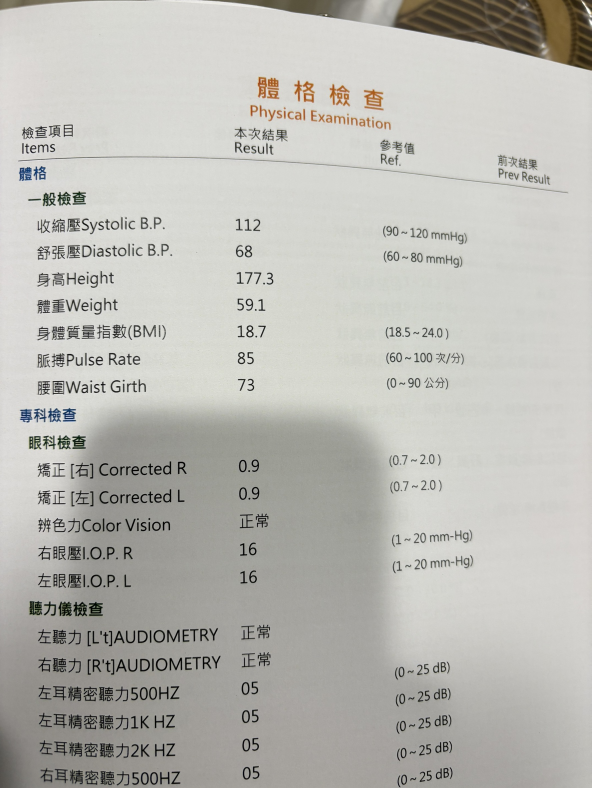
#> input picture S__91693062_0.jpg, 1774 x 2364 px (shown at 1/3 size)
$ python -i simple_mobile_preprocessor.py   (imports and definitions only)
#> lines starting #> are read from the running program, lines starting #| are printed output that depends on the picture
"""Simplified mobile photo preprocessor for OCR optimization

Focuses on essential preprocessing steps:
1. EXIF auto-rotation (handles portrait/landscape)
2. Intelligent resize (handles size variations)
3. Conditional contrast enhancement (only when needed)
4. Adaptive threshold (improves OCR stability)

Processing time: ~100-200ms (vs 1200ms in old implementation)
"""

import cv2
import numpy as np
from PIL import Image
from PIL.ExifTags import TAGS
from typing import Optional, Tuple
import logging

logger = logging.getLogger(__name__)


class SimpleMobilePreprocessor:
    """Lightweight preprocessor optimized for mobile phone photos"""

    def __init__(self, enable_threshold: bool = True):
        """Initialize preprocessor

        Args:
            enable_threshold: Whether to apply adaptive threshold (default: True)
        """
        self.enable_threshold = enable_threshold

    def preprocess(self, image_path: str) -> np.ndarray:
        """Preprocess image with essential steps only

        Args:
            image_path: Path to input image

        Returns:
            Preprocessed image as numpy array

        Raises:
            FileNotFoundError: If image file doesn't exist
            ValueError: If image is corrupt or unreadable
        """
#> called with image_path = '../../S__91693062_0.jpg'
        try:
            # Load image with PIL (for EXIF handling)
            pil_image = Image.open(image_path)
#> pil_image is the input picture: PIL image 1774x2364 RGB; mean R, G, B 187.1, 186.3, 180.9

            # Step 1: Auto-rotate based on EXIF orientation
            pil_image = self._auto_rotate_exif(pil_image)

            # Convert to OpenCV format
            cv_image = cv2.cvtColor(np.array(pil_image), cv2.COLOR_RGB2BGR)

            # Step 2: Intelligent resize for OCR optimization
            cv_image = self._resize_for_ocr(cv_image)

            # Step 3: Conditional contrast enhancement (only if needed)
            cv_image = self._enhance_contrast_if_needed(cv_image)

            # Step 4: Adaptive threshold (convert to black/white)
            if self.enable_threshold:
                cv_image = self._adaptive_threshold(cv_image)

            return cv_image

        except FileNotFoundError:
            logger.error(f"Image file not found: {image_path}")
            raise
        except Exception as e:
            logger.error(f"Error preprocessing image {image_path}: {e}")
            raise ValueError(f"Failed to preprocess image: {e}")

    def _auto_rotate_exif(self, image: Image.Image) -> Image.Image:
        """Auto-rotate image based on EXIF orientation tag

        Args:
            image: PIL Image object

        Returns:
            Rotated PIL Image object
        """
        try:
            exif = image._getexif()
#> exif = 7 items
            if exif is not None:
                for tag, value in exif.items():
                    tag_name = TAGS.get(tag, tag)
                    if tag_name == "Orientation":
                        if value == 3:
                            image = image.rotate(180, expand=True)
                            logger.debug("Auto-rotated image 180° (EXIF orientation: 3)")
                        elif value == 6:
                            image = image.rotate(270, expand=True)
                            logger.debug("Auto-rotated image 270° (EXIF orientation: 6)")
                        elif value == 8:
                            image = image.rotate(90, expand=True)
                            logger.debug("Auto-rotated image 90° (EXIF orientation: 8)")
#> this loop made 7 passes
#> (tag, value, tag_name) on passes 1, 2, 3, 6, 7: (296, 2, 'ResolutionUnit'), (34665, 90, 'ExifOffset'), (274, 1, 'Orientation'), (40962, 1774, 'ExifImageWidth'), (40963, 2364, 'ExifImageHeight')
        except (AttributeError, KeyError, IndexError):
            logger.debug("No EXIF orientation data found")

        return image

    def _resize_for_ocr(self, image: np.ndarray) -> np.ndarray:
        """Resize to optimal OCR dimensions

        Strategy:
        - Min edge >= 1000px (ensure text clarity)
        - Max edge <= 2000px (avoid excessive processing)
        - Use INTER_CUBIC for upscaling, INTER_AREA for downscaling

        Args:
            image: Input image as numpy array

        Returns:
            Resized image
        """
        height, width = image.shape[:2]
        min_edge = min(height, width)
        max_edge = max(height, width)

        # Calculate target size
        if min_edge < 1000:
            # Upscale small images
            scale = 1000 / min_edge
            interpolation = cv2.INTER_CUBIC
            logger.debug(f"Upscaling image: {width}x{height} -> scale={scale:.2f}")
        elif max_edge > 2000:
            # Downscale large images
            scale = 2000 / max_edge
            interpolation = cv2.INTER_AREA
            logger.debug(f"Downscaling image: {width}x{height} -> scale={scale:.2f}")
        else:
            # Already optimal size
            logger.debug(f"Image already optimal size: {width}x{height}")
            return image

        # Apply resize
        new_width = int(width * scale)
        new_height = int(height * scale)
        resized = cv2.resize(image, (new_width, new_height), interpolation=interpolation)

        return resized

    def _enhance_contrast_if_needed(self, image: np.ndarray) -> np.ndarray:
        """Apply CLAHE only if extreme lighting detected

        Strategy:
        - Calculate mean brightness
        - Only apply if brightness < 80 (too dark) or > 180 (too bright)
        - Use CLAHE (Contrast Limited Adaptive Histogram Equalization)

        Args:
            image: Input image as numpy array

        Returns:
            Contrast-enhanced image (or original if not needed)
        """
        # Convert to grayscale to check brightness
        gray = cv2.cvtColor(image, cv2.COLOR_BGR2GRAY)
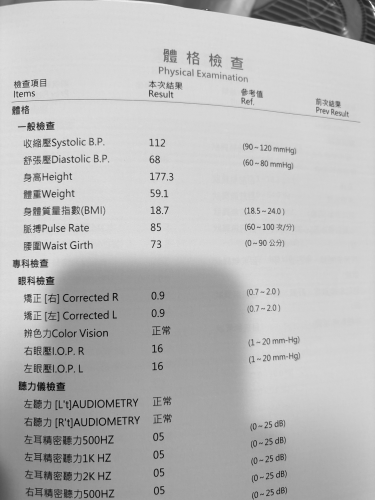
#> gray: shape (2000, 1500) (shown at 1/4 size); min 0, max 255, mean 186
        mean_brightness = np.mean(gray)
#> mean_brightness = 186

        # Check if enhancement needed
        if mean_brightness < 80 or mean_brightness > 180:
            logger.debug(f"Applying contrast enhancement (brightness={mean_brightness:.1f})")

            # Convert to LAB color space
            lab = cv2.cvtColor(image, cv2.COLOR_BGR2LAB)
#> lab: shape (2000, 1500, 3); mean of channels 0, 1, 2 191.9, 127.4, 130.9

            # Split channels
            l, a, b = cv2.split(lab)
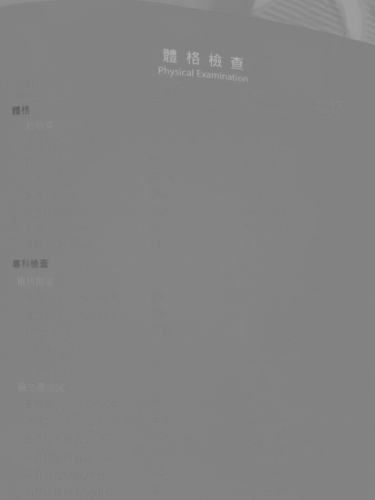
#> b: shape (2000, 1500) (shown at 1/4 size); min 87, max 178, mean 130.9

            # Apply CLAHE to L channel
            clahe = cv2.createCLAHE(clipLimit=2.0, tileGridSize=(8, 8))
            l = clahe.apply(l)
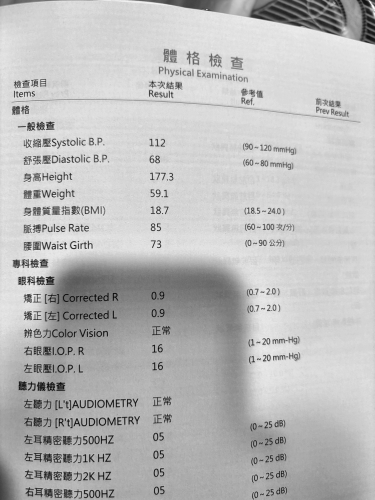
#> l: shape (2000, 1500) (shown at 1/4 size); min 0, max 255, mean 187.3

            # Merge channels
            enhanced = cv2.merge([l, a, b])
#> enhanced: shape (2000, 1500, 3); mean of channels 0, 1, 2 187.3, 127.4, 130.9

            # Convert back to BGR
            enhanced = cv2.cvtColor(enhanced, cv2.COLOR_LAB2BGR)
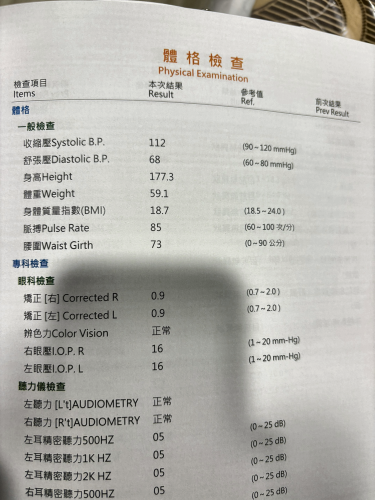
#> enhanced: shape (2000, 1500, 3) (shown at 1/4 size); mean B, G, R 176.3, 181.6, 182.6

            return enhanced
        else:
            logger.debug(f"Skipping contrast enhancement (brightness={mean_brightness:.1f} is normal)")
            return image

    def _adaptive_threshold(self, image: np.ndarray) -> np.ndarray:
        """Convert to black/white using adaptive thresholding

        Better than simple thresholding for images with varying lighting.

        Args:
            image: Input image as numpy array

        Returns:
            Binarized image
        """
        # Convert to grayscale
        gray = cv2.cvtColor(image, cv2.COLOR_BGR2GRAY)

        # Apply adaptive threshold
        binary = cv2.adaptiveThreshold(
            gray,
            255,
            cv2.ADAPTIVE_THRESH_GAUSSIAN_C,
            cv2.THRESH_BINARY,
            blockSize=11,
            C=2,
        )
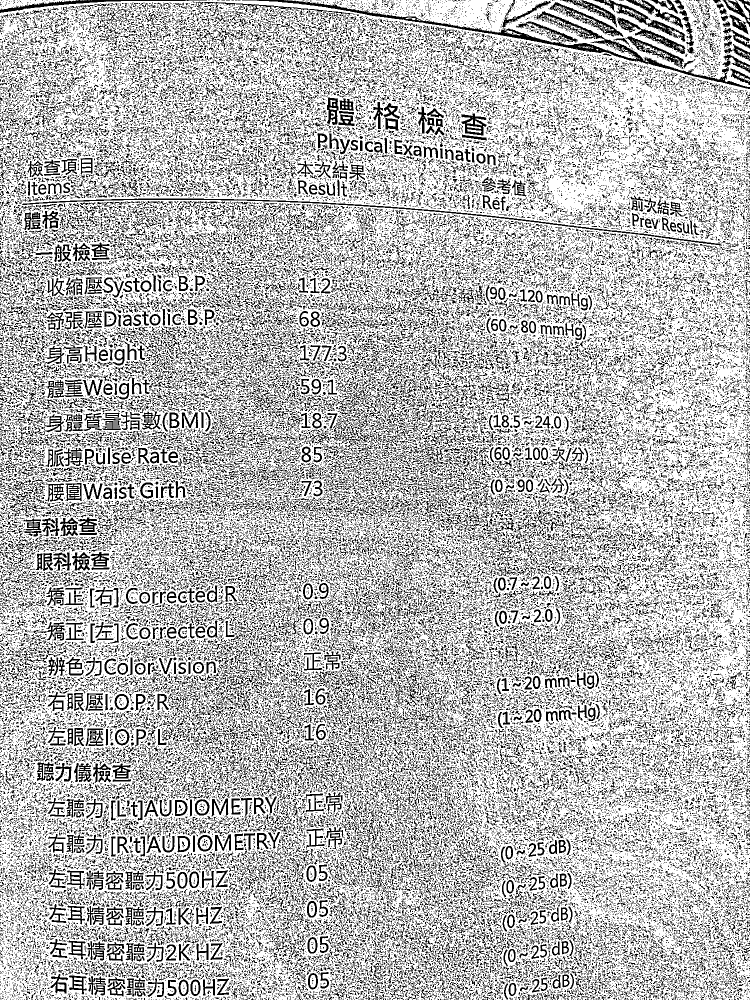
#> binary: shape (2000, 1500) (shown at 1/2 size); 71.8% white; black in thin lines or dots

        logger.debug("Applied adaptive thresholding")
        return binary

>>> result = SimpleMobilePreprocessor().preprocess('../../S__91693062_0.jpg')

$ run again, on S__91693063_0.jpg
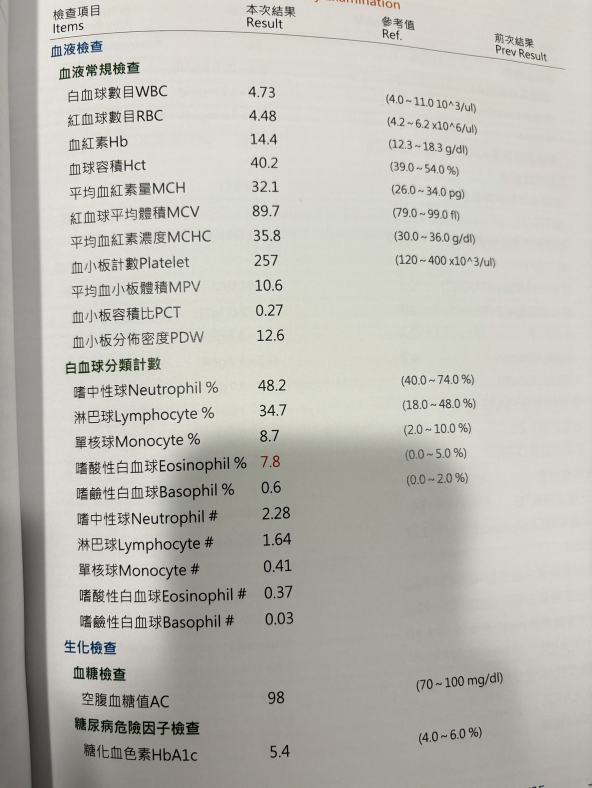
#> input picture S__91693063_0.jpg, 1774 x 2364 px (shown at 1/3 size)
#> in preprocess, pil_image is the input picture: PIL image 1774x2364 RGB; mean R, G, B 187.5, 185.9, 178.8
#> exif = 7 items
#> the loop in _auto_rotate_exif, `for tag, value in exif.items():` made 7 passes
#> (tag, value, tag_name) on passes 1, 2, 3, 6, 7: (296, 2, 'ResolutionUnit'), (34665, 90, 'ExifOffset'), (274, 1, 'Orientation'), (40962, 1774, 'ExifImageWidth'), (40963, 2364, 'ExifImageHeight')
#> mean_brightness = 185.5
#> lab: shape (2000, 1500, 3); mean of channels 0, 1, 2 191.6, 127.3, 131.8
#> in _enhance_contrast_if_needed, `l = clahe.apply(l)`:
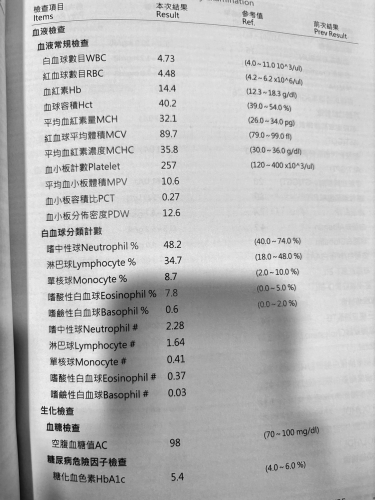
#> l: shape (2000, 1500) (shown at 1/4 size); min 0, max 250, mean 184.3
#> in _adaptive_threshold, `binary = cv2.adaptiveThreshold( gray, 255, cv2.ADAPTIVE_THRESH_GAUSSIA..`:
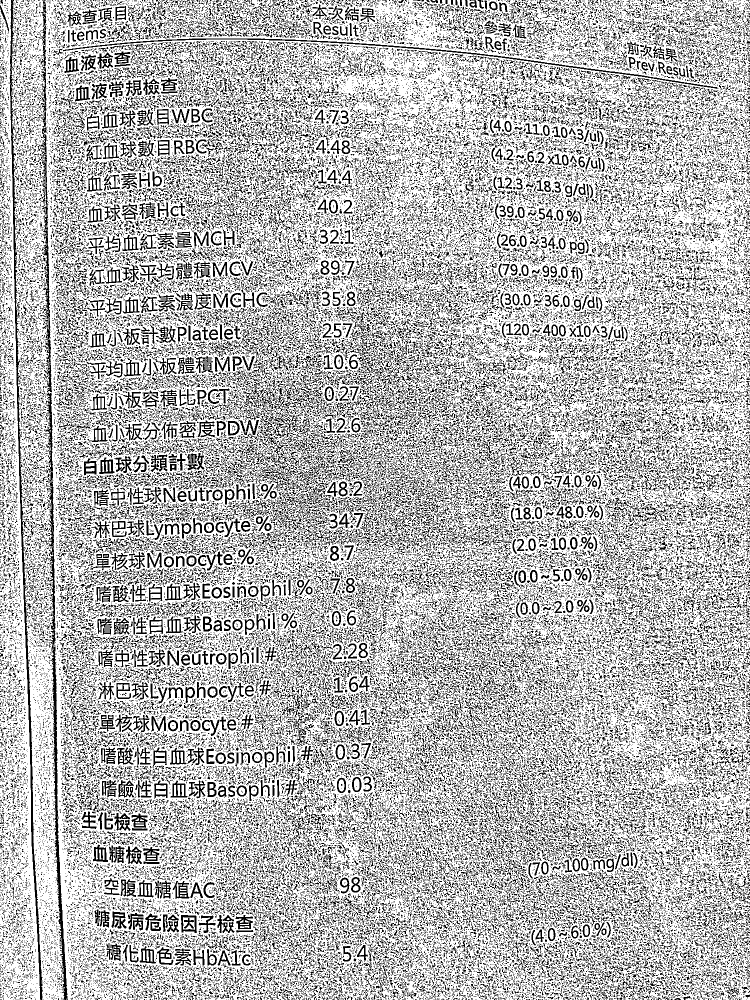
#> binary: shape (2000, 1500) (shown at 1/2 size); 71% white; black in thin lines or dots

$ run again, on S__91693064_0.jpg
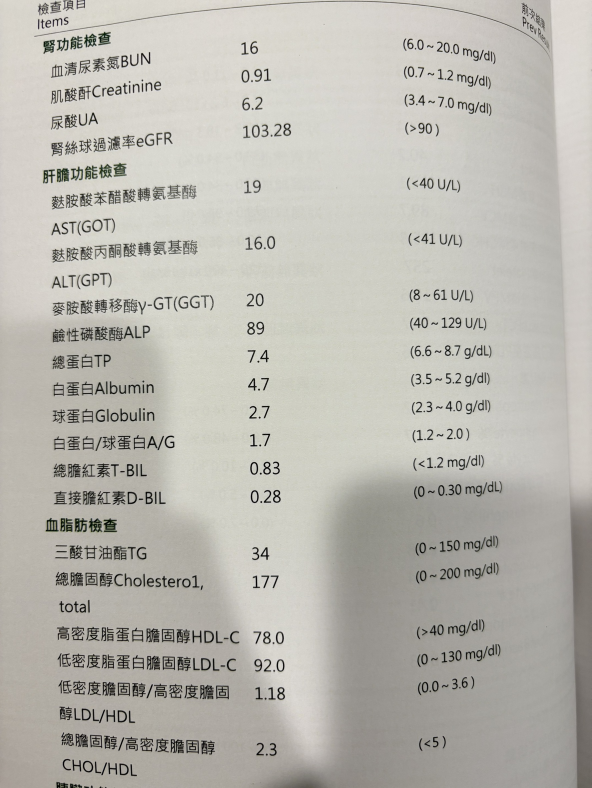
#> input picture S__91693064_0.jpg, 1774 x 2364 px (shown at 1/3 size)
#> in preprocess, pil_image is the input picture: PIL image 1774x2364 RGB; mean R, G, B 186, 183.9, 176.6
#> exif = 7 items
#> the loop in _auto_rotate_exif, `for tag, value in exif.items():` made 7 passes
#> (tag, value, tag_name) on passes 1, 2, 3, 6, 7: (296, 2, 'ResolutionUnit'), (34665, 90, 'ExifOffset'), (274, 1, 'Orientation'), (40962, 1774, 'ExifImageWidth'), (40963, 2364, 'ExifImageHeight')
#> mean_brightness = 183.7
#> lab: shape (2000, 1500, 3); mean of channels 0, 1, 2 190, 127.4, 132
#> in _enhance_contrast_if_needed, `l = clahe.apply(l)`:
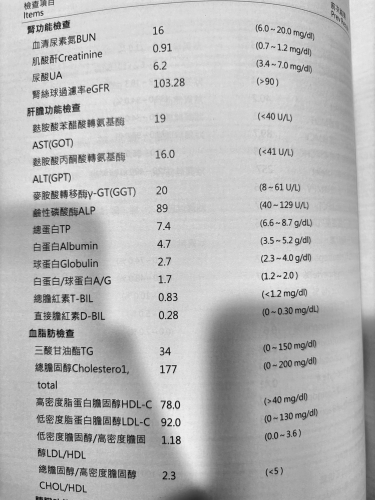
#> l: shape (2000, 1500) (shown at 1/4 size); min 1, max 240, mean 184.3
#> in _adaptive_threshold, `binary = cv2.adaptiveThreshold( gray, 255, cv2.ADAPTIVE_THRESH_GAUSSIA..`:
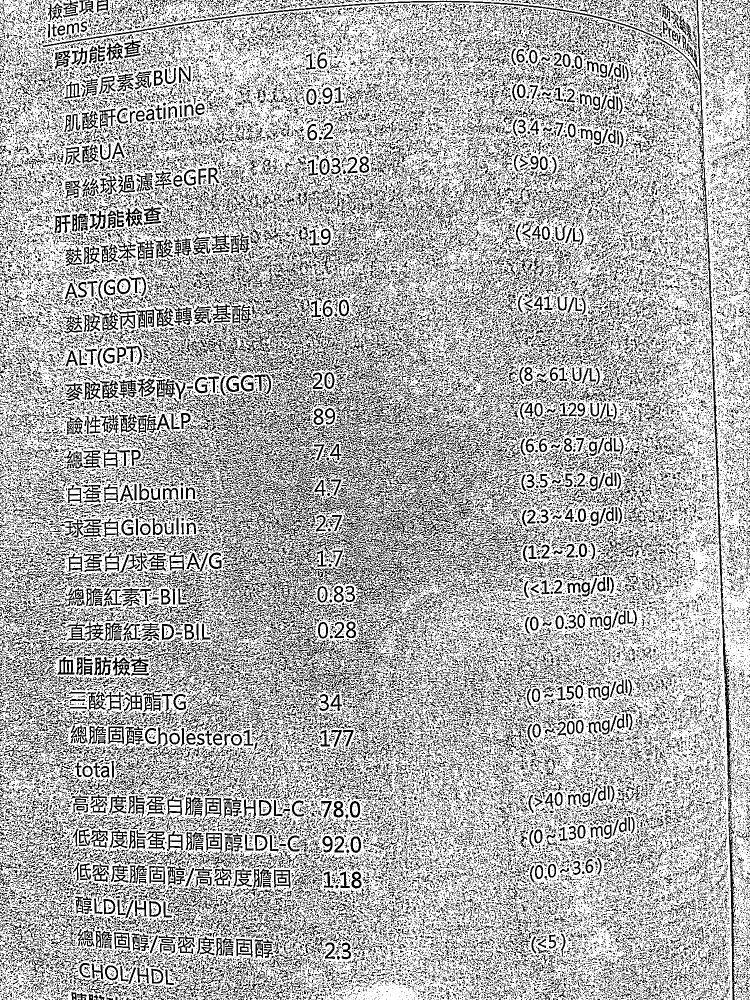
#> binary: shape (2000, 1500) (shown at 1/2 size); 69.2% white; black in thin lines or dots
